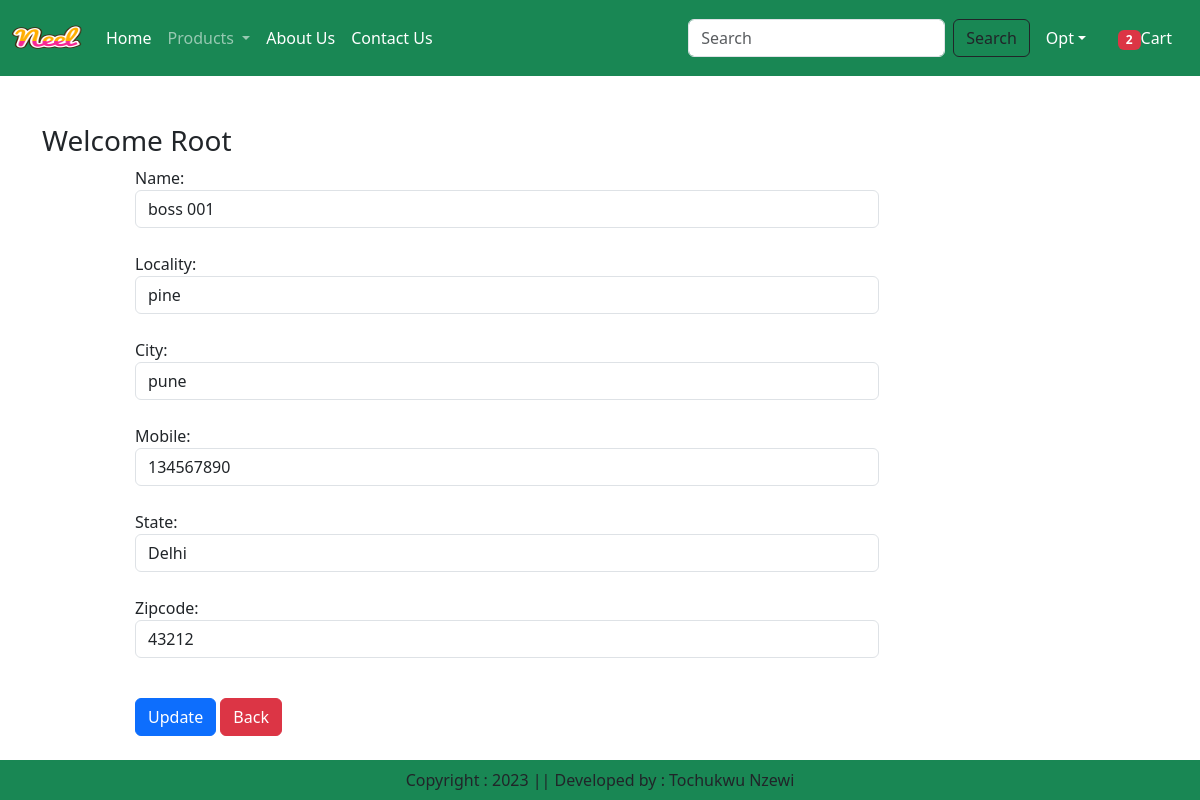
/updateAddress/12 (signed in), run on an earlier commit of the app's database.
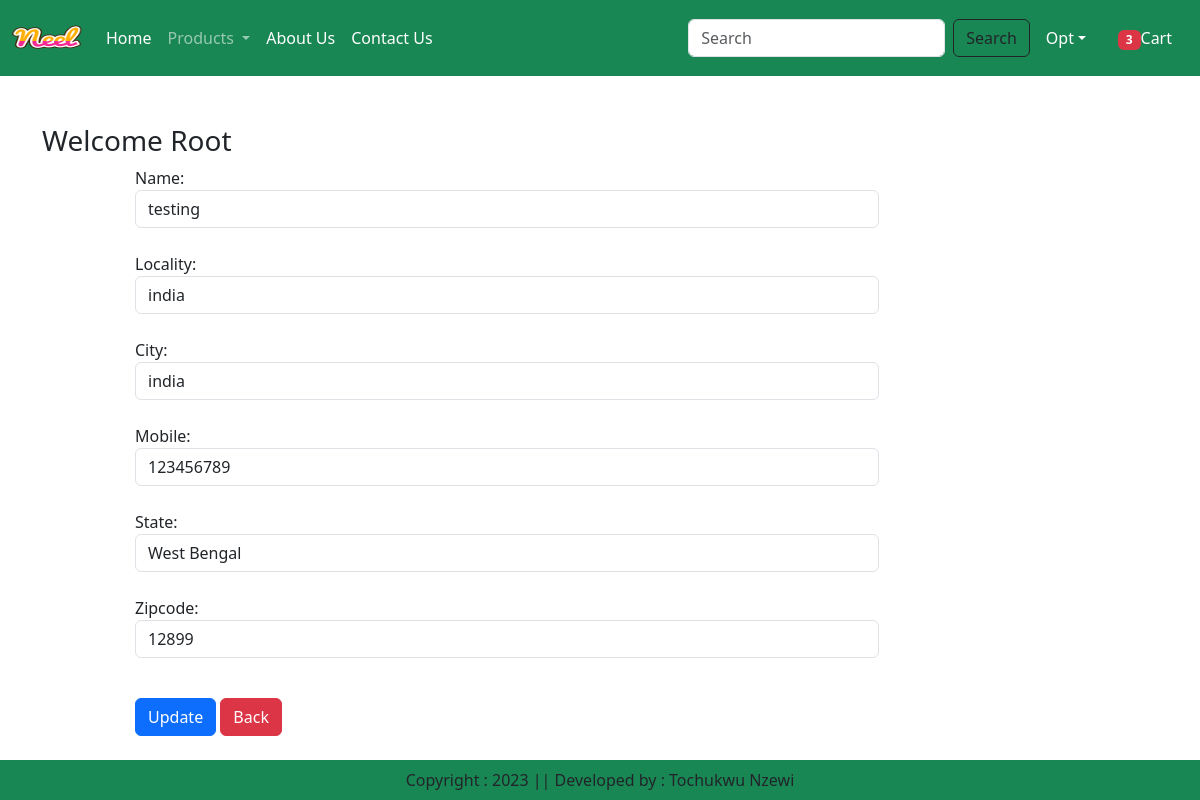
And on a later commit of the database.
### app/models.py (models this page shows, shortened)
class Customer(models.Model):
    user = models.ForeignKey(User,on_delete=models.CASCADE)
    name = models.CharField(max_length=200)
    locality = models.CharField(max_length=200)
    city = models.CharField(max_length=50)
    mobile = models.IntegerField(default=0)
    zipcode = models.IntegerField()
    state = models.CharField(choices=STATE_CHOICES,max_length=100)

### app/views.py (the view, shortened to what this page needs)
# urls.py: path('updateAddress/<int:pk>', views.updateAddress.as_view(), name='updateAddress'),
@method_decorator(login_required,name='dispatch')
class updateAddress(View):
    def get(self,request,pk):
        add = Customer.objects.get(pk=pk)
        form = CustomerProfileForm(instance=add)
        totalitem = 0
        wishitem=0
        if request.user.is_authenticated:
            totalitem = len(Cart.objects.filter(user=request.user))
            wishitem = len(Wishlist.objects.filter(user=request.user))
        return render(request, 'app/updateAddress.html',locals())

### app/forms.py
class CustomerProfileForm(forms.ModelForm):
    class Meta:
          model = Customer
          fields=['name', 'locality', 'city', 'mobile', 'state', 'zipcode']
          widgets= {
                'name':forms.TextInput(attrs={'class':'form-control'}),
                'locality':forms.TextInput(attrs={'class':'form-control'}),
                'city':forms.TextInput (attrs={'class': 'form-control'}),
                'mobile':forms.NumberInput(attrs={'class': 'form-control'}),
                'state':forms.Select(attrs={'class': 'form-control'}),
                'zipcode':forms.NumberInput(attrs={'class':'form-control'}),
          }

### app/templates/app/updateAddress.html (shortened to what this page needs)
{% extends 'app/base.html' %}
{% load static %}
{% block main-content %}
<div class="container my-5">
    <div class="row">
        <h3>Welcome <span class="text-capitalize">{{request.user}}</span></h3>
    </div>
    <div class="col-sm-8 offset-sm-1">
        <form action="" method="post">
            {%for fm in form %}
                {{fm.label_tag}} {{fm}}  <br>
                {% endfor %}
                <div class="col-12 mt-3">
                    <button type="submit" class="btn btn-primary">Update</button>
                    <a href="{% url 'address' %}" type="button" class="btn btn-danger">Back</a>
                </div>
        </form>
    </div>
</div>
{% endblock main-content %}

What changed in the data, as far as the page shows it:
changed Customer: name "boss 001" → "testing"; locality "pine" → "india"; city "pune" → "india"; mobile "134567890" → "123456789"; state "Delhi" → "West Bengal"; zipcode "43212" → "12899"
Also different on the page:
{{ totalitem }}: "2" → "3"
